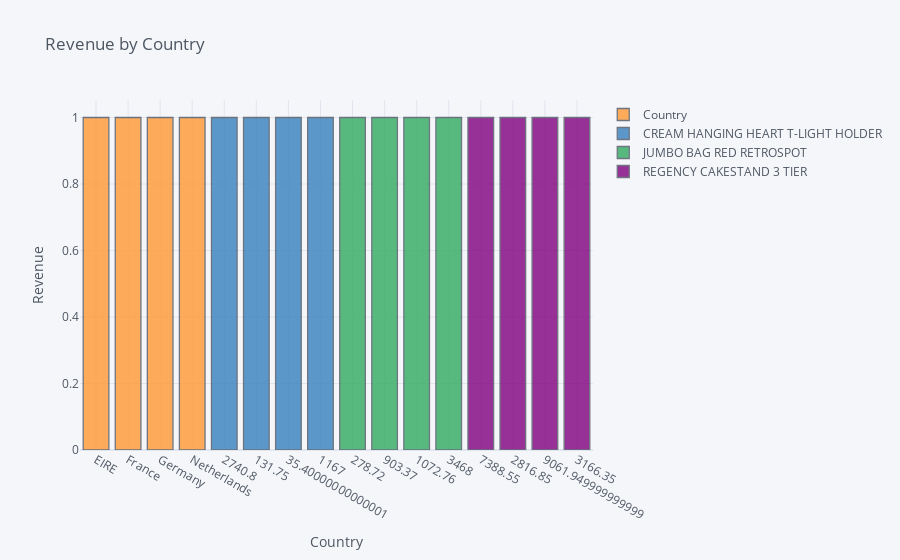

The notebook cell this image was saved under:
### Code cell
# ingresos por pais

prod_lst=['JUMBO BAG RED RETROSPOT', 
          'CREAM HANGING HEART T-LIGHT HOLDER',
          'REGENCY CAKESTAND 3 TIER']

country_lst=['EIRE', 'Germany', 'France', 'Netherlands',]

data = online.loc[online.Description.isin(prod_lst)]
data=data.loc[data.Country.isin(country_lst)]



data = data.pivot_table(values='Revenue', 
                      columns='Description',
                      index='Country', 
                      aggfunc='sum')

data.reset_index(inplace=True)


data.iplot(kind='hist', 
           x='Country', 
           title='Revenue by Country',
           xTitle='Country', 
           yTitle='Revenue')

### Figure 1 — Plotly figure (JSON) as saved in the notebook; plotly's stock layout.template omitted (floating-point values rounded to 4 significant figures)
{"data": [{"histfunc": "count", "histnorm": "", "marker": {"color": "rgba(255, 153, 51, 1.0)", "line": {"color": "#4D5663", "width": 1.3}}, "name": "Country", "opacity": 0.8, "orientation": "v", "type": "histogram", "x": ["EIRE", "France", "Germany", "Netherlands"]}, {"histfunc": "count", "histnorm": "", "marker": {"color": "rgba(55, 128, 191, 1.0)", "line": {"color": "#4D5663", "width": 1.3}}, "name": "CREAM HANGING HEART T-LIGHT HOLDER", "opacity": 0.8, "orientation": "v", "type": "histogram", "x": [2741.0, 131.8, 35.4, 1167]}, {"histfunc": "count", "histnorm": "", "marker": {"color": "rgba(50, 171, 96, 1.0)", "line": {"color": "#4D5663", "width": 1.3}}, "name": "JUMBO BAG RED RETROSPOT", "opacity": 0.8, "orientation": "v", "type": "histogram", "x": [278.7, 903.4, 1073.0, 3468]}, {"histfunc": "count", "histnorm": "", "marker": {"color": "rgba(128, 0, 128, 1.0)", "line": {"color": "#4D5663", "width": 1.3}}, "name": "REGENCY CAKESTAND 3 TIER", "opacity": 0.8, "orientation": "v", "type": "histogram", "x": [7389.0, 2817.0, 9062.0, 3166.0]}], "layout": {"barmode": "overlay", "legend": {"bgcolor": "#F5F6F9", "font": {"color": "#4D5663"}}, "paper_bgcolor": "#F5F6F9", "plot_bgcolor": "#F5F6F9", "title": {"font": {"color": "#4D5663"}, "text": "Revenue by Country"}, "xaxis": {"gridcolor": "#E1E5ED", "showgrid": true, "tickfont": {"color": "#4D5663"}, "title": {"font": {"color": "#4D5663"}, "text": "Country"}, "zerolinecolor": "#E1E5ED"}, "yaxis": {"gridcolor": "#E1E5ED", "showgrid": true, "tickfont": {"color": "#4D5663"}, "title": {"font": {"color": "#4D5663"}, "text": "Revenue"}, "zerolinecolor": "#E1E5ED"}}}
